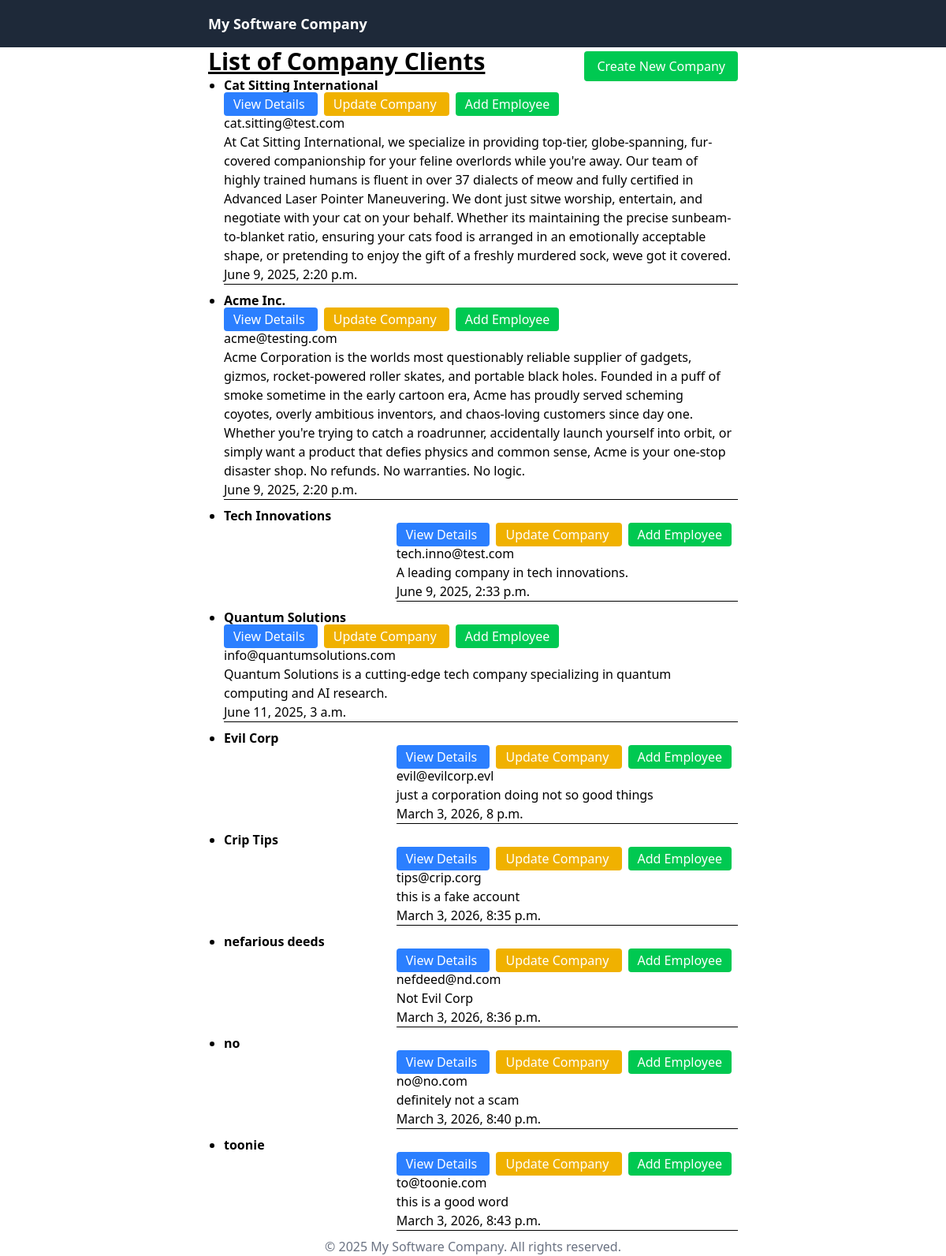
The page /clients/companies/ on the database its author committed.
### clients/models.py (models this page shows, shortened)
class Company(models.Model):
    name = models.CharField(max_length=100)
    email = models.EmailField(max_length=100, unique=True)
    description = models.TextField(blank = True, null = True, default = "Enter a Description here (optional)")
    created_at = models.DateTimeField(auto_now_add = True)
    updated_at = models.DateTimeField(auto_now = True)

### clients/views.py (the view)
# urls.py: path('companies/', list_companies, name='companies_list'),
def list_companies(request):
    companies = Company.objects.all()
    return render(request, 'clients/companies_list.html', {'companies' : companies})

### clients/templates/clients/companies_list.html (shortened to what this page needs)
{% extends 'base.html' %}
{% block content %}
<div class="max-w-2xl mx-auto">
    <div class="flex">
        <h1 class="text-3xl font-bold underline">
            List of Company Clients
        </h1>
        <div class="ml-auto mt-3">
            <a href="{% url 'create_company' %}" class="px-4 py-2 bg-green-500 text-white rounded">
                Create New Company
            </a>
        </div>
    </div>
    <section>
        <ul class="list-disc pl-5">
            {% for company in companies %}
            <li class="mb-2">
                <strong>{{ company.name }}</strong>
                <div class="flex">
                    <div class="ml-auto space-x-2">
                        <a href="{% url 'company_detail' company.id %}"
                            class="px-3 py-1 bg-blue-500 text-white rounded">
                            View Details
                        </a>
                        <a href="{% url 'update_company' company.id %}"
                            class="px-3 py-1 bg-yellow-500 text-white rounded">
                            Update Company
                        </a>
                        <a href="{% url 'company_add_employee' company.id %}"
                            class="px-3 py-1 bg-green-500 text-white rounded">
                            Add Employee
                        </a>
                        <div>
                            {{company.email}}
                        </div>
                        <p>{{ company.description }}</p>
                        <p>{{company.created_at}}</p>
                        <hr>
            </li>
            {% endfor %}
        </ul>
    </section>
</div>
{% endblock %}

### templates/base.html (shortened to what this page needs)
<!doctype html>
<html>
  <head>
    <script src="https://cdn.jsdelivr.net/npm/@tailwindcss/browser@4"></script>
  </head>
  <body>
    <header>
        {% block header %}
            <nav class="bg-gray-800 p-4">
                <div class="max-w-2xl mx-auto flex justify-between items-center">
                    <a href="/" class="text-white text-lg font-semibold">My Software Company</a>
                </div>
            </nav>
        {% endblock %}
    </header>
    <main>
        {% block content %}{% endblock %}
    </main>
    <footer>
        {% block footer %}
            <p class="text-center text-gray-500">
                &copy; 2025 My Software Company. All rights reserved.
            </p>
        {% endblock %}
    </footer>
  </body>
</html>

### rows shown on the page
Company: name "Cat Sitting International", email "cat.sitting@test.com", description "At Cat Sitting International, we specialize in providing top-tier, globe-spanning, fur-covered companionship for your feline overlords while you're away. Our team of highly trained humans is fluent in over 37 dialects of meow and fully certified in Advanced Laser Pointer Maneuvering. We dont just sitwe worship, entertain, and negotiate with your cat on your behalf. Whether its maintaining the precise sunbeam-to-blanket ratio, ensuring your cats food is arranged in an emotionally acceptable shape, or pretending to enjoy the gift of a freshly murdered sock, weve got it covered.", created_at "June 9, 2025, 2:20 p.m."
Company: name "Acme Inc.", email "acme@testing.com", description "Acme Corporation is the worlds most questionably reliable supplier of gadgets, gizmos, rocket-powered roller skates, and portable black holes. Founded in a puff of smoke sometime in the early cartoon era, Acme has proudly served scheming coyotes, overly ambitious inventors, and chaos-loving customers since day one. Whether you're trying to catch a roadrunner, accidentally launch yourself into orbit, or simply want a product that defies physics and common sense, Acme is your one-stop disaster shop. No refunds. No warranties. No logic.", created_at "June 9, 2025, 2:20 p.m."
Company: name "Tech Innovations", email "tech.inno@test.com", description "A leading company in tech innovations.", created_at "June 9, 2025, 2:33 p.m."
Company: name "Quantum Solutions", email "info@quantumsolutions.com", description "Quantum Solutions is a cutting-edge tech company specializing in quantum computing and AI research.", created_at "June 11, 2025, 3 a.m."
Company: name "Evil Corp", email "evil@evilcorp.evl", description "just a corporation doing not so good things", created_at "March 3, 2026, 8 p.m."
Company: name "Crip Tips", email "tips@crip.corg", description "this is a fake account", created_at "March 3, 2026, 8:35 p.m."
Company: name "nefarious deeds", email "nefdeed@nd.com", description "Not Evil Corp", created_at "March 3, 2026, 8:36 p.m."
Company: name "no", email "no@no.com", description "definitely not a scam", created_at "March 3, 2026, 8:40 p.m."
Company: name "toonie", email "to@toonie.com", description "this is a good word", created_at "March 3, 2026, 8:43 p.m."
